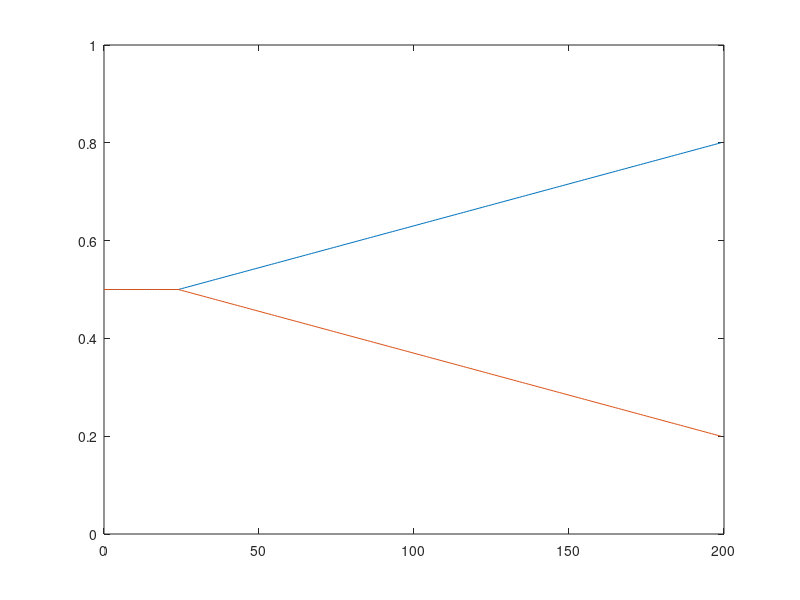
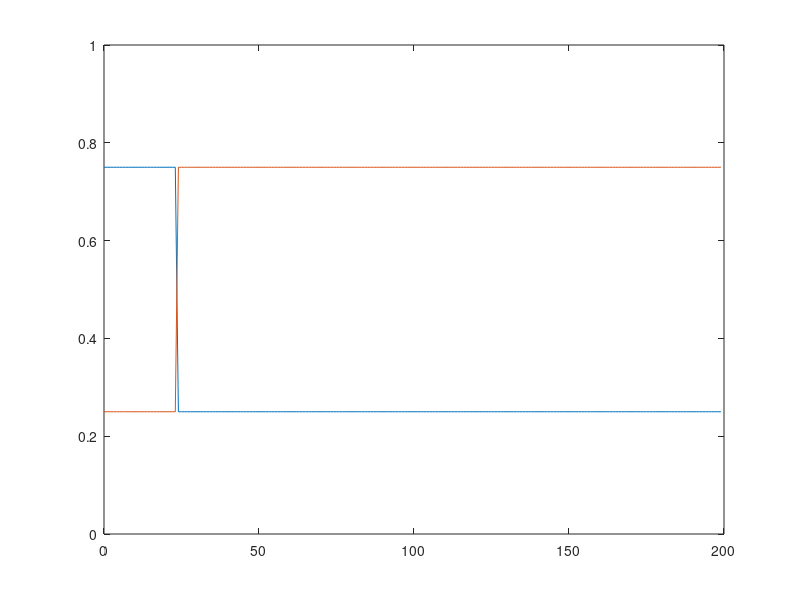

These charts were generated, in order, by the following MATLAB code:
%% Linear increse
t0 = 25;
t_end = 200;
p_int = 0.5;
p_max = 0.8;

x = 0:t_end-1;
p1 = zeros(1,t_end);
p2 = zeros(1,t_end);

% for t <= t0
for t = 1:t0
    p1(t) = p_int;
    p2(t) = 1 - p1(t);
end

% for t0 <= t_end
for t = t0:t_end
    p1(t) = p_int + (p_max - p_int)* (t-t0) /(t_end - t0);
    p2(t) = 1 - p1(t);
end

figure;
plot(x, p1);
hold on
plot(x, p2);
xlim([0 200])
ylim([0 1])

%% Sudden change
p_max_sudden = 0.75;
p1_sudden = zeros(1,t_end);
p2_sudden = zeros(1,t_end);

% for t <= t0
for t = 1:t0
    p1_sudden(t) = p_max_sudden;
    p2_sudden(t) = 1 - p1_sudden(t);
end

% for t0 <= t_end
for t = t0:t_end
    p1_sudden(t) = 1- p_max_sudden;
    p2_sudden(t) = 1 - p1_sudden(t);
end

figure;
plot(x, p1_sudden);
hold on
plot(x, p2_sudden);
xlim([0 200])
ylim([0 1])
